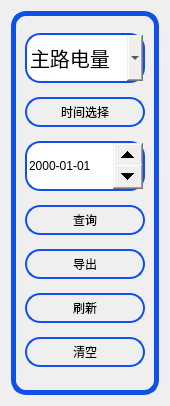
<?xml version="1.0" encoding="UTF-8"?>
<ui version="4.0">
 <class>LogBtnBar</class>
 <widget class="QWidget" name="LogBtnBar">
  <property name="geometry">
   <rect>
    <x>0</x>
    <y>0</y>
    <width>170</width>
    <height>406</height>
   </rect>
  </property>
  <property name="windowTitle">
   <string>Form</string>
  </property>
  <layout class="QVBoxLayout" name="verticalLayout_2">
   <item>
    <widget class="QGroupBox" name="groupBox">
     <property name="styleSheet">
      <string notr="true">QGroupBox{
border:5px solid rgb(15,80,232);
border-radius:15px
}
QPushButton{
border:2px solid rgb(15,80,232);
border-radius:15px
}
QDateEdit{
border:2px solid rgb(15,80,232);
border-radius:15px
}</string>
     </property>
     <property name="title">
      <string/>
     </property>
     <property name="flat">
      <bool>false</bool>
     </property>
     <layout class="QVBoxLayout" name="verticalLayout">
      <item>
       <widget class="QComboBox" name="comboBox">
        <property name="maximumSize">
         <size>
          <width>16777215</width>
          <height>50</height>
         </size>
        </property>
        <property name="font">
         <font>
          <pointsize>15</pointsize>
         </font>
        </property>
        <property name="styleSheet">
         <string notr="true">QComboBox{
border:2px solid rgb(15,80,232);
border-radius:15px
}</string>
        </property>
        <item>
         <property name="text">
          <string>主路电量</string>
         </property>
        </item>
        <item>
         <property name="text">
          <string>支路电量</string>
         </property>
        </item>
        <item>
         <property name="text">
          <string>告警日志</string>
         </property>
        </item>
       </widget>
      </item>
      <item>
       <widget class="QPushButton" name="dateBtn">
        <property name="maximumSize">
         <size>
          <width>16777215</width>
          <height>30</height>
         </size>
        </property>
        <property name="styleSheet">
         <string notr="true"/>
        </property>
        <property name="text">
         <string>时间选择</string>
        </property>
       </widget>
      </item>
      <item>
       <widget class="QDateEdit" name="dateEdit">
        <property name="maximumSize">
         <size>
          <width>16777215</width>
          <height>50</height>
         </size>
        </property>
        <property name="styleSheet">
         <string notr="true">QDateEdit::up-button
{
	width: 30px;
	height: 25px;
}

QDateEdit::down-button
{
	width: 30px;
	height: 25px;
}
</string>
        </property>
        <property name="displayFormat">
         <string>yyyy-MM-dd</string>
        </property>
       </widget>
      </item>
      <item>
       <widget class="QPushButton" name="queryBtn">
        <property name="maximumSize">
         <size>
          <width>16777215</width>
          <height>30</height>
         </size>
        </property>
        <property name="styleSheet">
         <string notr="true"/>
        </property>
        <property name="text">
         <string>查询</string>
        </property>
       </widget>
      </item>
      <item>
       <widget class="QPushButton" name="exportBtn">
        <property name="maximumSize">
         <size>
          <width>16777215</width>
          <height>30</height>
         </size>
        </property>
        <property name="styleSheet">
         <string notr="true"/>
        </property>
        <property name="text">
         <string>导出</string>
        </property>
       </widget>
      </item>
      <item>
       <widget class="QPushButton" name="refreshBtn">
        <property name="maximumSize">
         <size>
          <width>16777215</width>
          <height>30</height>
         </size>
        </property>
        <property name="styleSheet">
         <string notr="true"/>
        </property>
        <property name="text">
         <string>刷新</string>
        </property>
       </widget>
      </item>
      <item>
       <widget class="QPushButton" name="clearBtn">
        <property name="maximumSize">
         <size>
          <width>16777215</width>
          <height>30</height>
         </size>
        </property>
        <property name="styleSheet">
         <string notr="true"/>
        </property>
        <property name="text">
         <string>清空</string>
        </property>
       </widget>
      </item>
     </layout>
    </widget>
   </item>
  </layout>
 </widget>
 <resources/>
 <connections/>
</ui>
